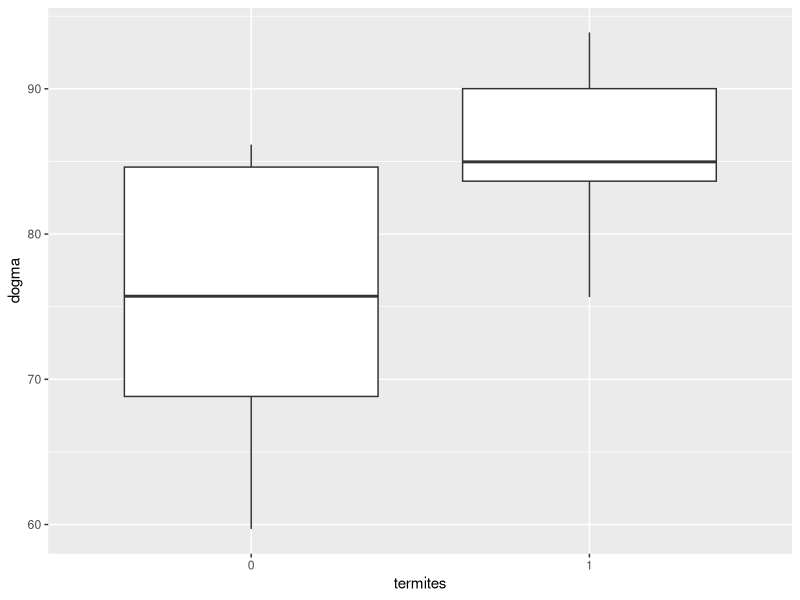
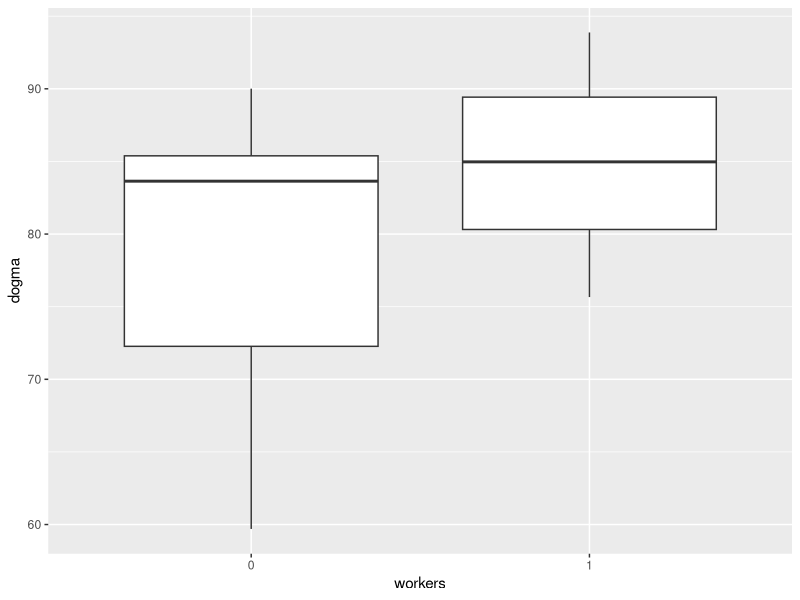

Write the R code that produced these figures, in order.
library(ggplot2)


# comparing dogma scores between different groups (cockroaches vs termites, species with and without true workers)


dogma = c(75.72, 86.16, 59.70, 68.82, 84.61, 90.01, 83.64, 93.88, 84.97, 75.66)
species = c("elan", 'focc', 'bger', 'dpun', 'pame', 'znev', 'csec', 'rspe', 'cfor', 'mnat')
termites = factor(c(0, 0, 0, 0, 0, 1, 1, 1, 1, 1))
workers = factor(c(0, 0, 0, 0, 0, 0, 0, 1, 1, 1))

df = data.frame(sp = species, dogma = dogma, termites = termites, workers = workers)

summary(aov(dogma ~ termites, df))
# Df Sum Sq Mean Sq F value Pr(>F)
# termites     1  282.5  282.49    3.32  0.106
# Residuals    8  680.7   85.09

summary(aov(dogma ~ workers, df))
# Df Sum Sq Mean Sq F value Pr(>F)
# workers      1   87.5   87.55     0.8  0.397
# Residuals    8  875.7  109.46

summary(aov(dogma ~ termites + workers, df))
# Df Sum Sq Mean Sq F value Pr(>F)
# termites     1  282.5  282.49   2.925  0.131
# workers      1    4.7    4.74   0.049  0.831
# Residuals    7  676.0   96.57 

ggplot(df, aes(termites, dogma)) + 
  geom_boxplot()

ggplot(df, aes(workers, dogma)) + 
  geom_boxplot()
